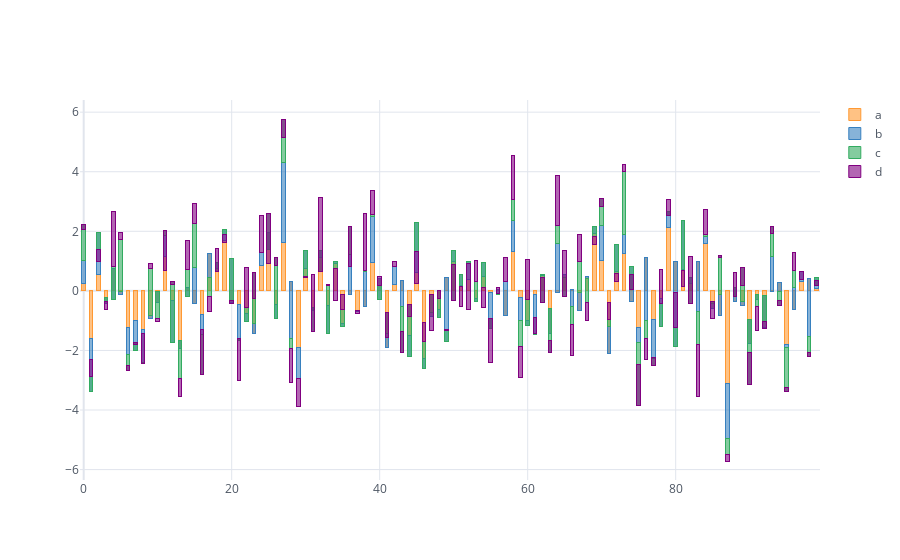

The notebook cell saved with this chart:
### Code cell
df.iplot(kind="bar",barmode='stack',bargap=0.5)
